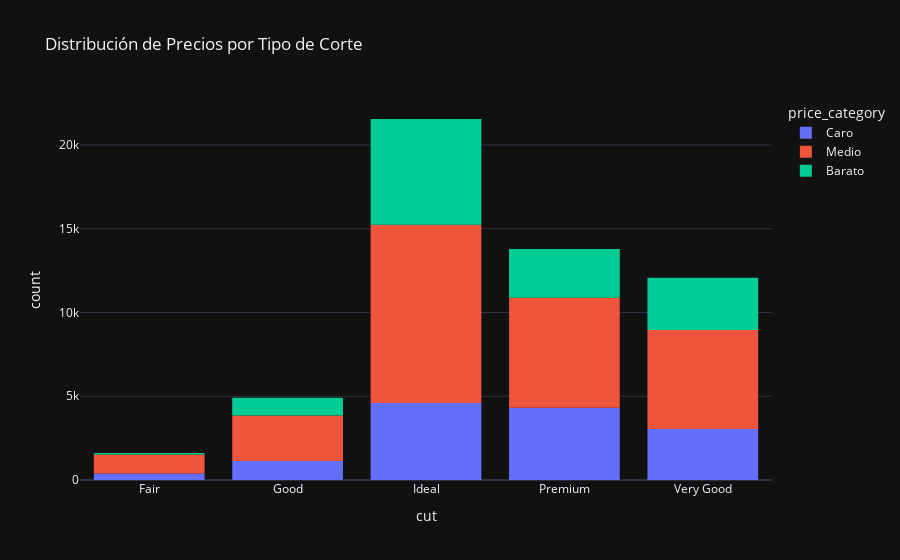

This figure's notebook cell:
### Markdown cell above
HISTOGRAMA

### Code cell
histogram = px.histogram(
    df,
    x='cut',
    color='price_category',
    title='Distribución de Precios por Tipo de Corte',
    labels={'price': 'Precio'},
    template='plotly_dark'
)

histogram.show()

### Figure 1 — Plotly figure (JSON) as saved in the notebook; plotly's stock layout.template omitted (floating-point values rounded to 4 significant figures; data arrays with more than 128 entries replaced by an {"elided": "..."} marker saying what was removed)
{"data": [{"alignmentgroup": "True", "bingroup": "x", "hovertemplate": "price_category=Caro<br>cut=%{x}<br>count=%{y}<extra></extra>", "legendgroup": "Caro", "marker": {"color": "#636efa", "pattern": {"shape": ""}}, "name": "Caro", "offsetgroup": "Caro", "orientation": "v", "showlegend": true, "type": "histogram", "x": {"elided": "13483 str values"}, "xaxis": "x", "yaxis": "y"}, {"alignmentgroup": "True", "bingroup": "x", "hovertemplate": "price_category=Medio<br>cut=%{x}<br>count=%{y}<extra></extra>", "legendgroup": "Medio", "marker": {"color": "#EF553B", "pattern": {"shape": ""}}, "name": "Medio", "offsetgroup": "Medio", "orientation": "v", "showlegend": true, "type": "histogram", "x": {"elided": "26967 str values"}, "xaxis": "x", "yaxis": "y"}, {"alignmentgroup": "True", "bingroup": "x", "hovertemplate": "price_category=Barato<br>cut=%{x}<br>count=%{y}<extra></extra>", "legendgroup": "Barato", "marker": {"color": "#00cc96", "pattern": {"shape": ""}}, "name": "Barato", "offsetgroup": "Barato", "orientation": "v", "showlegend": true, "type": "histogram", "x": {"elided": "13490 str values"}, "xaxis": "x", "yaxis": "y"}], "layout": {"barmode": "relative", "legend": {"title": {"text": "price_category"}, "tracegroupgap": 0}, "title": {"text": "Distribución de Precios por Tipo de Corte"}, "xaxis": {"anchor": "y", "domain": [0, 1], "title": {"text": "cut"}}, "yaxis": {"anchor": "x", "domain": [0, 1], "title": {"text": "count"}}}}
